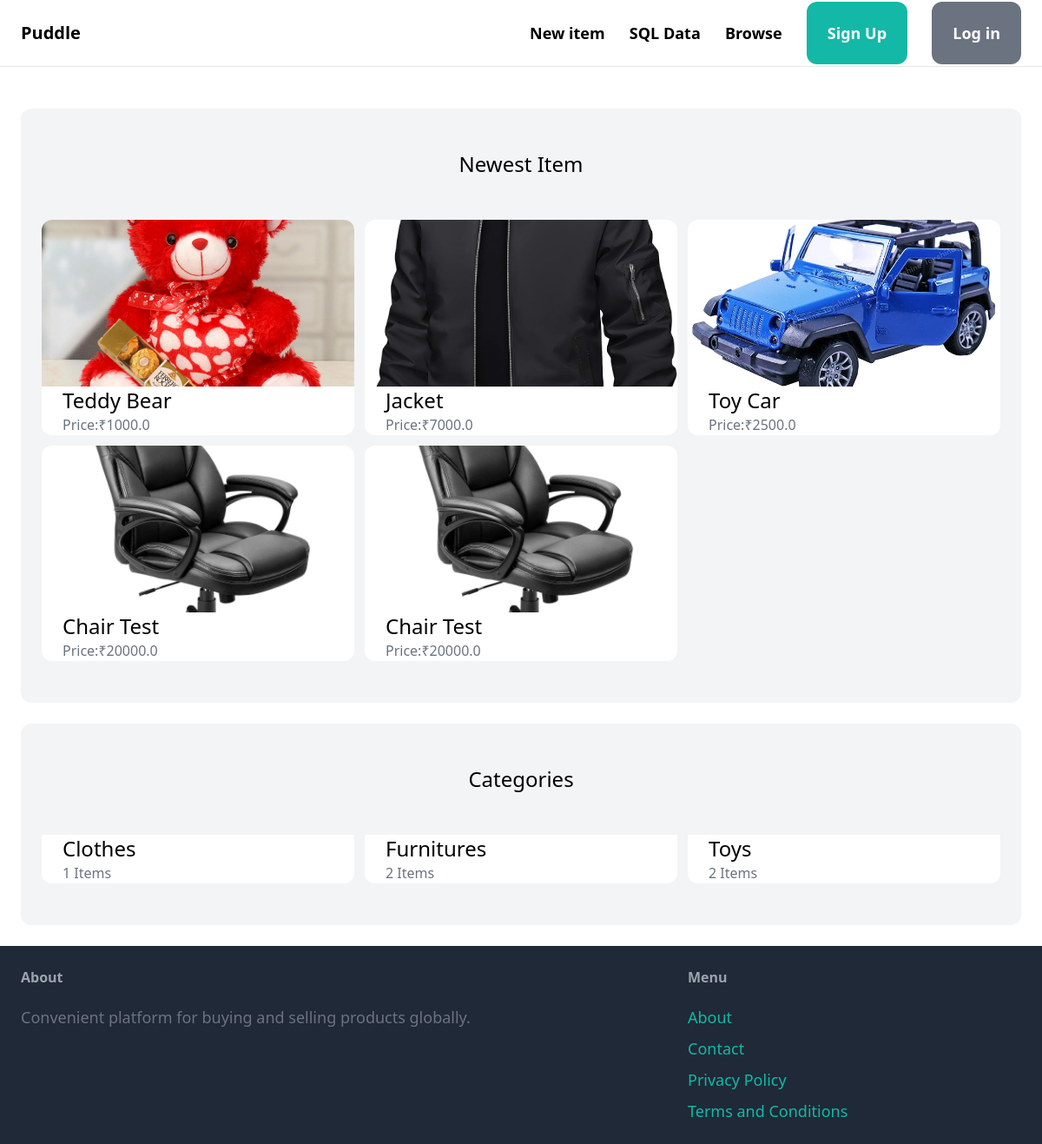
The app's page /, older data.
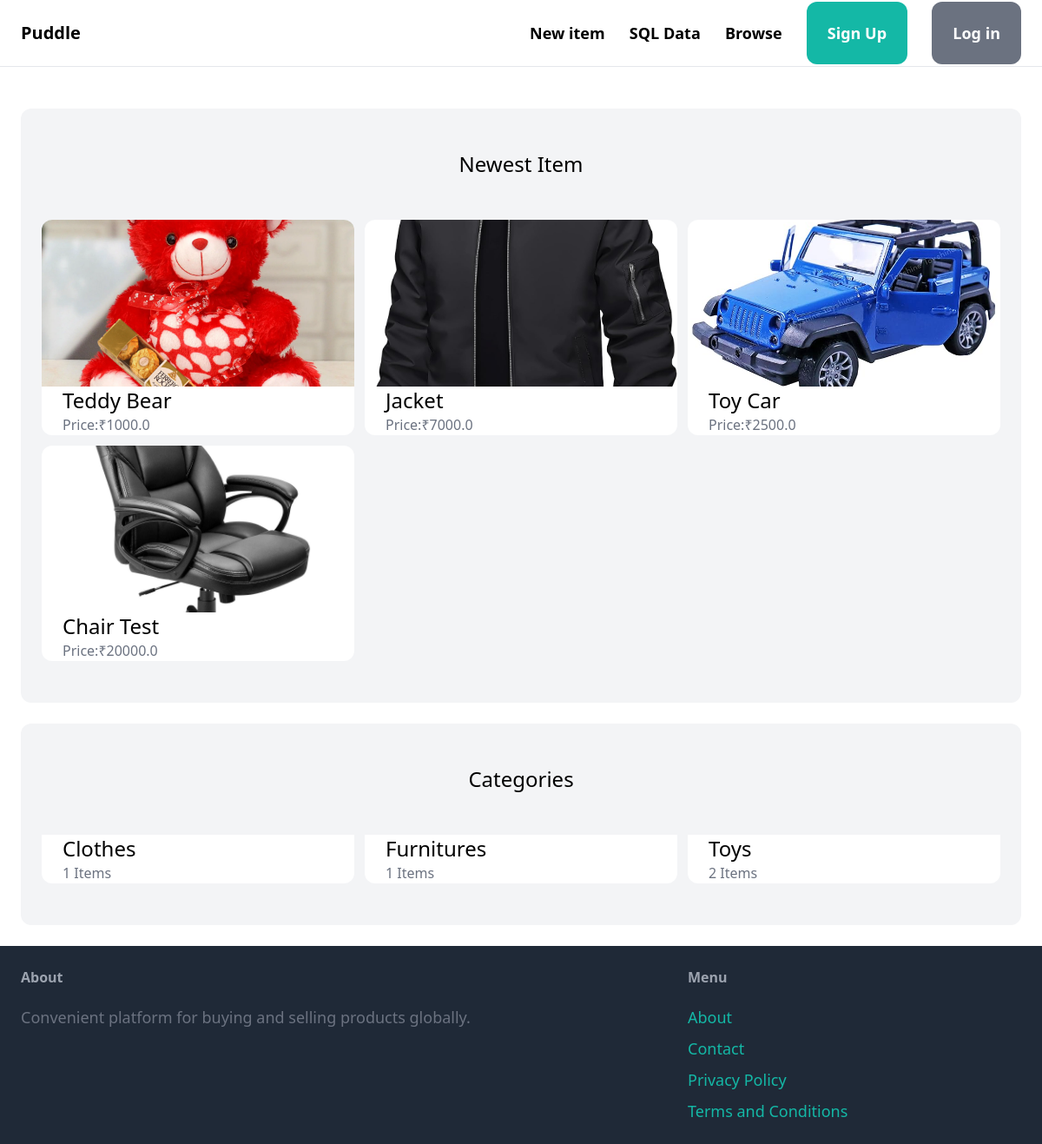
The same page, newer data.
### item/models.py (models this page shows, shortened)
class Item(models.Model):
        category = models.ForeignKey(Category, related_name='items', on_delete=models.CASCADE)
        name = models.CharField(max_length=255)
        description = models.TextField(blank=True, null=True)
        price = models.FloatField()
        image = models.ImageField(upload_to='item_images', blank=True, null=True)
        is_sold = models.BooleanField(default=False)
        created_by = models.ForeignKey(User, related_name='items', on_delete=models.CASCADE)
        created_at = models.DateTimeField(auto_now_add=True)

class Category(models.Model):
    name = models.CharField(max_length=255)
    class Meta:
        ordering = ('name',)
        verbose_name_plural = 'Categories'

### core/views.py (the view)
# urls.py: path('', views.index, name='index'),
def index(request):
    Items = Item.objects.filter(is_sold=False)[0:6]
    categories = Category.objects.all()
    return render(request, 'core/index.html', {
        'Items': Items,
        'categories': categories,
    })

### core/templates/core/index.html (shortened to what this page needs)
{% extends 'core/base.html' %}
{% block content %}
<div class="mt-6 px-6 py-12 bg-gray-100 rounded-xl">
    <h2 class="mb-12 text-2xl text-center">Newest Item</h2>
    <div class="grid grid-cols-3 gap-3">
        {% for Item in Items %}
        <div class="overflow-hidden">
            <a href="{% url 'item:detail' Item.id %}">
                <div class="h-48">
                    <img src="{{ Item.image.url }}"
                         class="w-full h-full object-cover rounded-t-xl">
                </div>
                <div class="px-6 bg-white rounded-b-xl">
                    <h2 class="text-2xl">{{ Item.name }}</h2>
                    <p class="text-gray-500">Price:₹{{ Item.price }}</p>
                </div>
            </a>
        </div>
    {% endfor %}
    </div>
</div>
<div class="mt-6 px-6 py-12 bg-gray-100 rounded-xl">
    <h2 class="mb-12 text-2xl text-center">Categories</h2>
    <div class="grid grid-cols-3 gap-3">
        {% for category in categories %}
        <div class="overflow-hidden">
            <a href="#">
                <div class="px-6 bg-white rounded-b-xl">
                    <h2 class="text-2xl">{{ category.name }}</h2>
                    <p class="text-gray-500">{{ category.items.count }} Items</p>
                </div>
            </a>
        </div>
        {% endfor %}
    </div>
</div>
{% endblock %}

Row changes from the older to the newer data that the page shows:
removed Item: image (picture), name "Chair Test", price "20000.0"
computed for Category "Furnitures": items.count "2" → "1"
